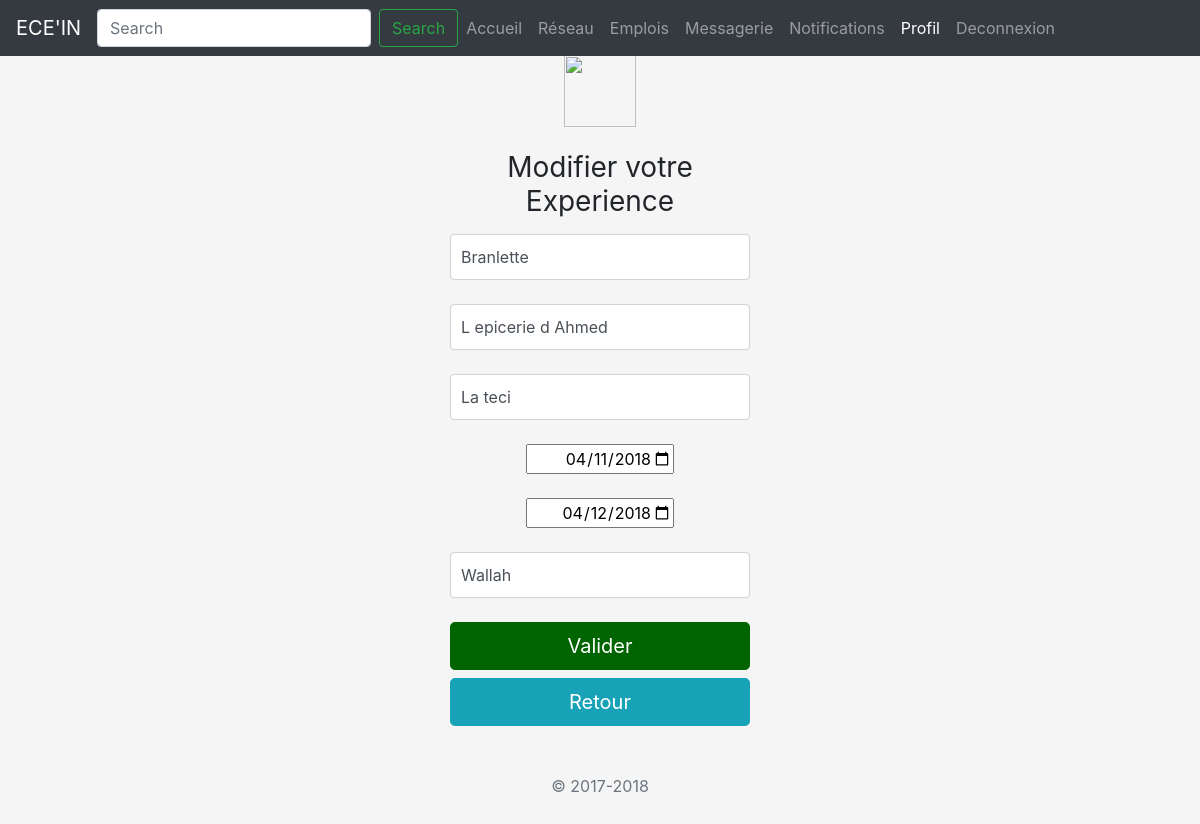
Page /Code/ModifierUneExperience.php?ID=1 on the earlier database version.
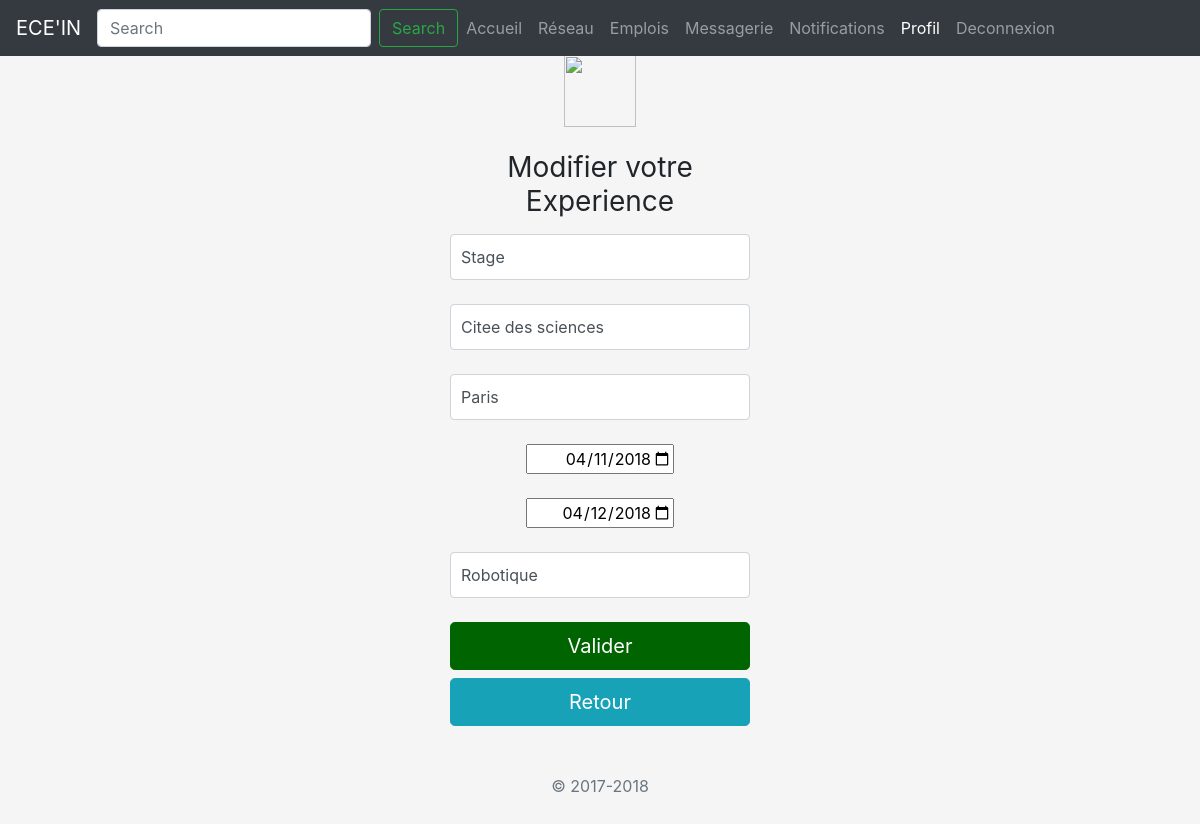
Same page on the later database version.
### tables this page shows
CREATE TABLE IF NOT EXISTS `experience` (
  `ID_experience` int(10) NOT NULL AUTO_INCREMENT,
  `ID_user` int(10) NOT NULL,
  `TypeExperience` varchar(30) NOT NULL,
  `Entreprise` varchar(30) NOT NULL,
  `DateArrive` date NOT NULL,
  `DateFin` date NOT NULL,
  `Localisation` varchar(30) NOT NULL,
  `Commentaires` text NOT NULL,
  PRIMARY KEY (`ID_experience`),
  KEY `ID_user` (`ID_user`)
);

### Code/ModifierUneExperience.php (the view, shortened to what this page needs)
<?php
	$database = "linkedin";
	$db_handle = mysqli_connect('localhost', 'root', '');
	$db_found = mysqli_select_db($db_handle, $database);
	if($db_found)
	{
		$sql = "SELECT * FROM experience WHERE ID_experience = " .$_GET['ID'];
        $result = mysqli_query($db_handle, $sql);
        $data=mysqli_fetch_assoc($result);
        if(empty($data)){
           echo"error";
            }
        else{
            $TypeExperience = $data['TypeExperience'];
            $Entreprise = $data['Entreprise'];
            $DateArrive = $data['DateArrive'];
            $DateFin = $data['DateFin'];
            $Localisation = $data['Localisation'];
            $Commentaires = $data['Commentaires'];
            }
	}
?>
<!doctype html>
<html lang="en">
  <head>
    <link href="https://stackpath.bootstrapcdn.com/bootstrap/4.1.0/css/bootstrap.min.css" rel="stylesheet">
    <link href="signin.css" rel="stylesheet">
  </head>
  <body class="text-center" >
    <nav class="navbar navbar-expand-md navbar-dark bg-dark fixed-top">
      <a class="navbar-brand logo" href="Accueil.php" >ECE'IN</a>
      <div class="collapse navbar-collapse" id="navbarsExampleDefault">
        <form class="form-inline my-2 my-lg-0">
          <input class="form-control mr-sm-2" type="text" placeholder="Search" aria-label="Search">
          <button class="btn btn-outline-success my-2 my-sm-0" type="submit">Search</button>
        </form>
        <ul class="navbar-nav mr-auto -brand BarBoutons">
          <li class="nav-item -brand bouton">
            <a class="nav-link" href="Accueil.php">Accueil <span class="sr-only">(current)</span></a>
          </li>
          <li class="nav-item -brand bouton">
            <a class="nav-link" href="Reseau.php">Réseau</a>
          </li>
          <li class="nav-item -brand bouton">
            <a class="nav-link" href="Emplois.php">Emplois</a>
          </li>
          <li class="nav-item -brand bouton">
            <a class="nav-link" href="Messagerie.php">Messagerie</a>
          </li>
          <li class="nav-item -brand bouton">
            <a class="nav-link" href="Notifications.php">Notifications</a>
          </li>
          <li class="nav-item active -brand bouton">
            <a class="nav-link" href="Profil.php">Profil</a>
          </li>
          <li class="nav-item -brand bouton">
            <a class="nav-link" href="Deconnexion.php">Deconnexion</a>
          </li>
        </ul>
      </div>
    </nav>
    <form class="form-signin" action="AppliquerModifExperience.php?ID=<?php echo $_GET['ID'] ?>" method="post">
      <img class="mb-4" src="https://getbootstrap.com/assets/brand/bootstrap-solid.svg" alt="" width="72" height="72">
      <h1 class="h3 mb-3 font-weight-normal">Modifier votre Experience</h1>
      <input type="text" class="form-control" placeholder="Type d'Experience" value="<?php echo $TypeExperience?>" required autofocus name="TypeExperience">
        <br>
      <input type="text" class="form-control" placeholder="Entreprise" value="<?php echo $Entreprise?>" required autofocus name="Entreprise">
        <br>
      <input type="text" class="form-control" placeholder="Localisation" value="<?php echo $Localisation?>" required autofocus name="Localisation">
        <br>
      <input type="date" name="DateArrive" placeholder="Date d'arrivee" value="<?php echo $DateArrive?>" style="text-align : right;">
        <br><br>
      <input type="date" name= "DateFin" placeholder="Date de fin" value="<?php echo $DateFin?>" style="text-align : right;">
        <br><br>
      <input type="text" class="form-control" placeholder="Commentaires" value="<?php echo $Commentaires?>" required autofocus name="Commentaires">
        <br>
      <button class="btn btn-lg btn-block btngr egn " type="submit">Valider</button>
      <a class="btn btn-info btn-lg btn-block egn " href="ModifierExperiences.php">Retour</a>
      <p class="mt-5 mb-3 text-muted">&copy; 2017-2018</p>
    </form>
  </body>
</html>

Differences in the rows shown:
changed experience: TypeExperience "Branlette" → "Stage"; Entreprise "L epicerie d Ahmed" → "Citee des sciences"; Localisation "La teci" → "Paris"; Commentaires "Wallah" → "Robotique"
